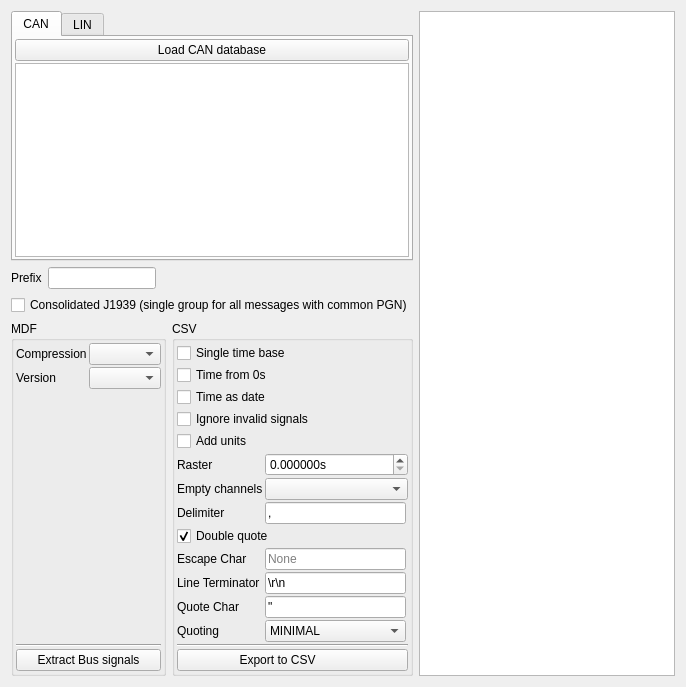
      <widget class="QWidget" name="extract_bus_tab">
       <attribute name="icon">
        <iconset resource="resource.qrc">
         <normaloff>:/down.png</normaloff>:/down.png</iconset>
       </attribute>
       <attribute name="title">
        <string>Bus logging</string>
       </attribute>
       <layout class="QGridLayout" name="gridLayout_11">
        <item row="0" column="2" rowspan="4">
         <widget class="QTextEdit" name="output_info_bus">
          <property name="readOnly">
           <bool>true</bool>
          </property>
         </widget>
        </item>
        <item row="3" column="0">
         <widget class="QGroupBox" name="groupBox_2">
          <property name="title">
           <string>MDF</string>
          </property>
          <layout class="QGridLayout" name="gridLayout_5">
           <property name="leftMargin">
            <number>2</number>
           </property>
           <property name="topMargin">
            <number>2</number>
           </property>
           <property name="rightMargin">
            <number>2</number>
           </property>
           <property name="bottomMargin">
            <number>2</number>
           </property>
           <property name="spacing">
            <number>2</number>
           </property>
           <item row="0" column="1">
            <widget class="QComboBox" name="extract_bus_compression">
             <property name="sizeAdjustPolicy">
              <enum>QComboBox::AdjustToContents</enum>
             </property>
            </widget>
           </item>
           <item row="1" column="0">
            <widget class="QLabel" name="label_24">
             <property name="text">
              <string>Version</string>
             </property>
            </widget>
           </item>
           <item row="0" column="0">
            <widget class="QLabel" name="label__1">
             <property name="text">
              <string>Compression</string>
             </property>
            </widget>
           </item>
           <item row="3" column="0" colspan="2">
            <widget class="Line" name="line_12">
             <property name="orientation">
              <enum>Qt::Horizontal</enum>
             </property>
            </widget>
           </item>
           <item row="4" column="0" colspan="2">
            <widget class="QPushButton" name="extract_bus_btn">
             <property name="text">
              <string>Extract Bus signals</string>
             </property>
             <property name="icon">
              <iconset resource="resource.qrc">
               <normaloff>:/down.png</normaloff>:/down.png</iconset>
             </property>
            </widget>
           </item>
           <item row="1" column="1">
            <widget class="QComboBox" name="extract_bus_format">
             <property name="sizeAdjustPolicy">
              <enum>QComboBox::AdjustToContents</enum>
             </property>
            </widget>
           </item>
           <item row="2" column="0">
            <widget class="QLabel" name="label_27">
             <property name="text">
              <string/>
             </property>
            </widget>
           </item>
          </layout>
         </widget>
        </item>
        <item row="1" column="0" colspan="2">
         <layout class="QHBoxLayout" name="horizontalLayout" stretch="0,0,1">
          <item>
           <widget class="QLabel" name="label">
            <property name="text">
             <string>Prefix</string>
            </property>
           </widget>
          </item>
          <item>
           <widget class="QLineEdit" name="prefix">
            <property name="minimumSize">
             <size>
              <width>0</width>
              <height>0</height>
             </size>
            </property>
           </widget>
          </item>
          <item>
           <spacer name="horizontalSpacer">
            <property name="orientation">
             <enum>Qt::Horizontal</enum>
            </property>
            <property name="sizeHint" stdset="0">
             <size>
              <width>40</width>
              <height>20</height>
             </size>
            </property>
           </spacer>
          </item>
         </layout>
        </item>
        <item row="3" column="1">
         <widget class="QGroupBox" name="groupBox_3">
          <property name="title">
           <string>CSV</string>
          </property>
          <layout class="QGridLayout" name="gridLayout_10">
           <property name="leftMargin">
            <number>2</number>
           </property>
           <property name="topMargin">
            <number>2</number>
           </property>
           <property name="rightMargin">
            <number>2</number>
           </property>
           <property name="bottomMargin">
            <number>2</number>
           </property>
           <property name="spacing">
            <number>2</number>
           </property>
           <item row="5" column="1">
            <widget class="QLabel" name="label_28">
             <property name="text">
              <string>Raster</string>
             </property>
            </widget>
           </item>
           <item row="12" column="2">
            <widget class="QComboBox" name="quoting_bus">
             <property name="currentIndex">
              <number>1</number>
             </property>
             <item>
              <property name="text">
               <string>ALL</string>
              </property>
             </item>
             <item>
              <property name="text">
               <string>MINIMAL</string>
              </property>
             </item>
             <item>
              <property name="text">
               <string>NONNUMERIC</string>
              </property>
             </item>
             <item>
              <property name="text">
               <string>NONE</string>
              </property>
             </item>
            </widget>
           </item>
           <item row="10" column="2">
            <widget class="QLineEdit" name="lineterminator_bus">
             <property name="text">
              <string>\r\n</string>
             </property>
            </widget>
           </item>
           <item row="9" column="1">
            <widget class="QLabel" name="label_9">
             <property name="text">
              <string>Escape Char</string>
             </property>
            </widget>
           </item>
           <item row="11" column="1">
            <widget class="QLabel" name="label_14">
             <property name="text">
              <string>Quote Char</string>
             </property>
            </widget>
           </item>
           <item row="7" column="1">
            <widget class="QLabel" name="label_8">
             <property name="text">
              <string>Delimiter</string>
             </property>
            </widget>
           </item>
           <item row="7" column="2">
            <widget class="QLineEdit" name="delimiter_bus">
             <property name="text">
              <string>,</string>
             </property>
             <property name="maxLength">
              <number>1</number>
             </property>
             <property name="clearButtonEnabled">
              <bool>false</bool>
             </property>
            </widget>
           </item>
           <item row="11" column="2">
            <widget class="QLineEdit" name="quotechar_bus">
             <property name="text">
              <string>&quot;</string>
             </property>
             <property name="maxLength">
              <number>1</number>
             </property>
            </widget>
           </item>
           <item row="9" column="2">
            <widget class="QLineEdit" name="escapechar_bus">
             <property name="inputMask">
              <string/>
             </property>
             <property name="maxLength">
              <number>1</number>
             </property>
             <property name="placeholderText">
              <string>None</string>
             </property>
            </widget>
           </item>
           <item row="13" column="1" colspan="3">
            <widget class="Line" name="line_13">
             <property name="orientation">
              <enum>Qt::Horizontal</enum>
             </property>
            </widget>
           </item>
           <item row="14" column="1" colspan="3">
            <widget class="QPushButton" name="extract_bus_csv_btn">
             <property name="text">
              <string>Export to CSV         </string>
             </property>
             <property name="icon">
              <iconset resource="resource.qrc">
               <normaloff>:/csv.png</normaloff>:/csv.png</iconset>
             </property>
            </widget>
           </item>
           <item row="10" column="1">
            <widget class="QLabel" name="label_13">
             <property name="text">
              <string>Line Terminator</string>
             </property>
            </widget>
           </item>
           <item row="12" column="1">
            <widget class="QLabel" name="label_7">
             <property name="text">
              <string>Quoting</string>
             </property>
            </widget>
           </item>
           <item row="6" column="2" colspan="2">
            <widget class="QComboBox" name="empty_channels_bus"/>
           </item>
           <item row="6" column="1">
            <widget class="QLabel" name="label_29">
             <property name="text">
              <string>Empty channels</string>
             </property>
            </widget>
           </item>
           <item row="5" column="2" colspan="2">
            <widget class="QDoubleSpinBox" name="export_raster_bus">
             <property name="suffix">
              <string>s</string>
             </property>
             <property name="decimals">
              <number>6</number>
             </property>
            </widget>
           </item>
           <item row="0" column="1" colspan="2">
            <widget class="QCheckBox" name="single_time_base_bus">
             <property name="text">
              <string>Single time base</string>
             </property>
            </widget>
           </item>
           <item row="1" column="1" colspan="2">
            <widget class="QCheckBox" name="time_from_zero_bus">
             <property name="text">
              <string>Time from 0s</string>
             </property>
            </widget>
           </item>
           <item row="2" column="1" colspan="2">
            <widget class="QCheckBox" name="bus_time_as_date">
             <property name="text">
              <string>Time as date</string>
             </property>
            </widget>
           </item>
           <item row="3" column="1" colspan="2">
            <widget class="QCheckBox" name="ignore_invalid_signals_csv">
             <property name="toolTip">
              <string>checks if all samples are eauql to the maximum teoretical signal value</string>
             </property>
             <property name="text">
              <string>Ignore invalid signals</string>
             </property>
            </widget>
           </item>
           <item row="4" column="1" colspan="2">
            <widget class="QCheckBox" name="add_units_bus">
             <property name="text">
              <string>Add units</string>
             </property>
            </widget>
           </item>
           <item row="8" column="1" colspan="2">
            <widget class="QCheckBox" name="doublequote_bus">
             <property name="text">
              <string>Double quote</string>
             </property>
             <property name="checked">
              <bool>true</bool>
             </property>
            </widget>
           </item>
          </layout>
         </widget>
        </item>
        <item row="0" column="0" colspan="2">
         <widget class="QTabWidget" name="tabWidget">
          <property name="currentIndex">
           <number>0</number>
          </property>
          <widget class="QWidget" name="tab">
           <attribute name="title">
            <string>CAN</string>
           </attribute>
           <layout class="QVBoxLayout" name="verticalLayout">
            <property name="spacing">
             <number>2</number>
            </property>
            <property name="leftMargin">
             <number>2</number>
            </property>
            <property name="topMargin">
             <number>2</number>
            </property>
            <property name="rightMargin">
             <number>2</number>
            </property>
            <property name="bottomMargin">
             <number>2</number>
            </property>
            <item>
             <widget class="QPushButton" name="load_can_database_btn">
              <property name="text">
               <string>Load CAN database</string>
              </property>
              <property name="icon">
               <iconset resource="resource.qrc">
                <normaloff>:/open.png</normaloff>:/open.png</iconset>
              </property>
             </widget>
            </item>
            <item>
             <widget class="MinimalListWidget" name="can_database_list"/>
            </item>
           </layout>
          </widget>
          <widget class="QWidget" name="tab_2">
           <attribute name="title">
            <string>LIN</string>
           </attribute>
           <layout class="QVBoxLayout" name="verticalLayout_2">
            <property name="spacing">
             <number>2</number>
            </property>
            <property name="leftMargin">
             <number>2</number>
            </property>
            <property name="topMargin">
             <number>2</number>
            </property>
            <property name="rightMargin">
             <number>2</number>
            </property>
            <property name="bottomMargin">
             <number>2</number>
            </property>
            <item>
             <widget class="QPushButton" name="load_lin_database_btn">
              <property name="text">
               <string>Load LIN database</string>
              </property>
              <property name="icon">
               <iconset resource="resource.qrc">
                <normaloff>:/open.png</normaloff>:/open.png</iconset>
              </property>
             </widget>
            </item>
            <item>
             <widget class="MinimalListWidget" name="lin_database_list"/>
            </item>
           </layout>
          </widget>
         </widget>
        </item>
        <item row="2" column="0" colspan="2">
         <widget class="QCheckBox" name="consolidated_j1939">
          <property name="text">
           <string>Consolidated J1939 (single group for all messages with common PGN)</string>
          </property>
         </widget>
        </item>
       </layout>
      </widget>
